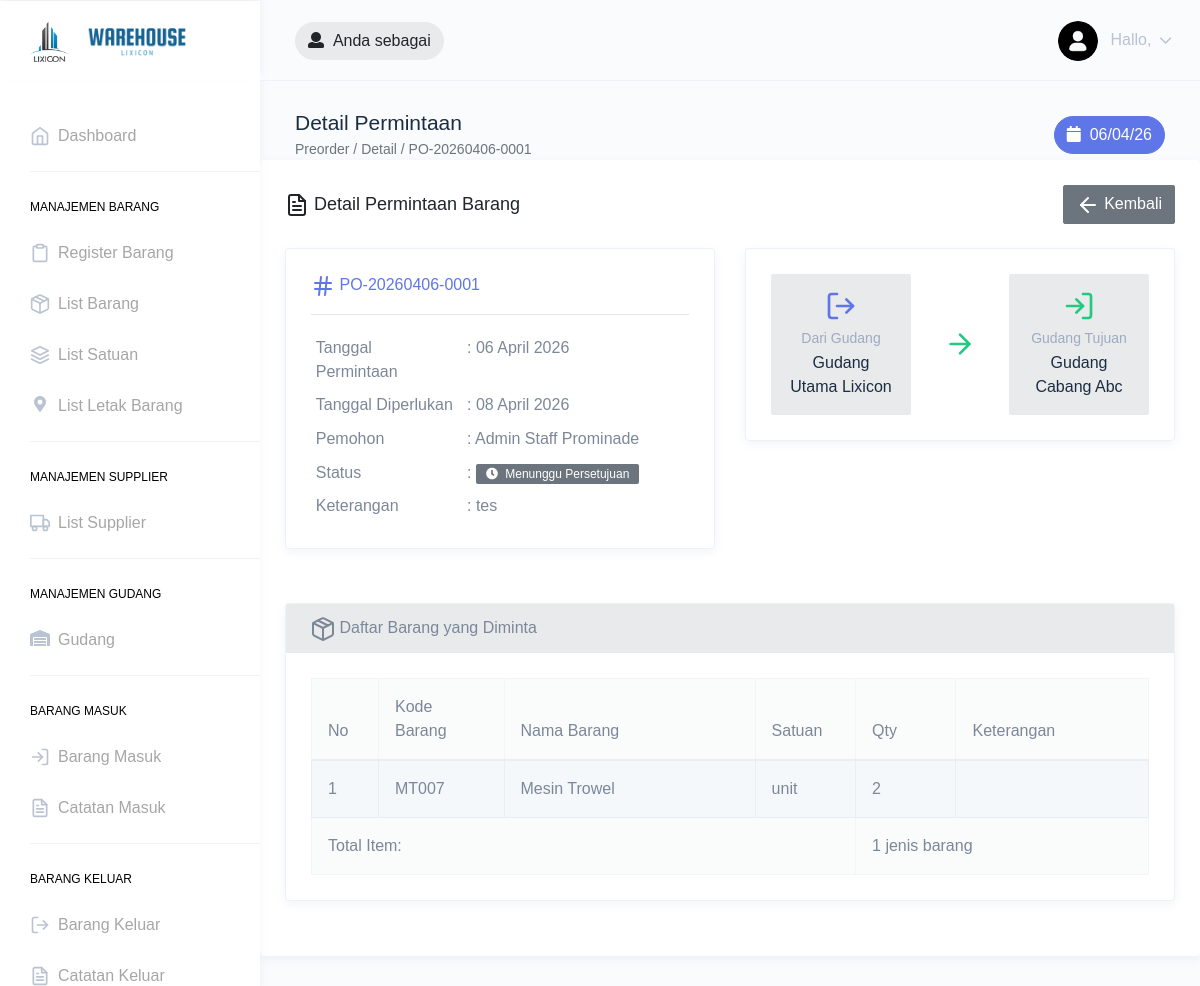
/preorder/detail/22, run on the app's committed database.
### tables this page shows
CREATE TABLE `permintaan_barang` (
  `id` int(11) NOT NULL,
  `kode_permintaan` varchar(30) NOT NULL,
  `id_user` int(11) NOT NULL,
  `id_gudang_asal` int(11) DEFAULT NULL,
  `id_gudang_tujuan` int(11) DEFAULT NULL,
  `tanggal_permintaan` date NOT NULL,
  `tanggal_diperlukan` date NOT NULL,
  `status` enum('menunggu','disetujui','ditolak','surat_jalan','dikirim','selesai','belum_selesai') NOT NULL DEFAULT 'menunggu',
  `keterangan` text DEFAULT NULL,
  `alasan_tolak` text DEFAULT NULL,
  `created_at` datetime DEFAULT current_timestamp(),
  `updated_at` datetime DEFAULT current_timestamp() ON UPDATE current_timestamp()
);

CREATE TABLE `user` (
  `id` int(11) NOT NULL,
  `nama` varchar(50) NOT NULL,
  `email` varchar(50) NOT NULL,
  `password` varchar(255) NOT NULL,
  `telefon` varchar(15) NOT NULL,
  `ktp` varchar(30) NOT NULL,
  `id_gudang` int(11) DEFAULT NULL,
  `role` enum('admin','staff') NOT NULL DEFAULT 'staff',
  `status` enum('aktif','non-aktif') NOT NULL DEFAULT 'aktif'
);

CREATE TABLE `gudang` (
  `id` int(11) NOT NULL,
  `nama` varchar(100) NOT NULL,
  `alamat` varchar(255) DEFAULT NULL,
  `created_at` datetime NOT NULL DEFAULT current_timestamp(),
  `updated_at` datetime DEFAULT NULL ON UPDATE current_timestamp()
);

CREATE TABLE `permintaan_barang_detail` (
  `id` int(11) NOT NULL,
  `id_permintaan` int(11) NOT NULL,
  `id_barang` int(11) NOT NULL,
  `qty` int(11) NOT NULL,
  `keterangan` varchar(255) DEFAULT NULL
);

CREATE TABLE `barang` (
  `id` int(11) NOT NULL,
  `id_supplier` int(11) DEFAULT NULL,
  `id_lokasi` int(11) DEFAULT NULL,
  `nama` varchar(50) NOT NULL,
  `deskripsi` text DEFAULT NULL,
  `qty` int(11) NOT NULL DEFAULT 0 COMMENT 'Total qty di semua gudang',
  `id_satuan` int(11) NOT NULL,
  `image` varchar(255) DEFAULT 'uploads/items/default.png',
  `kode_barang` varchar(255) DEFAULT NULL
);

CREATE TABLE `satuan` (
  `id` int(11) NOT NULL,
  `nama` varchar(30) NOT NULL,
  `status` enum('valid','invalid') NOT NULL DEFAULT 'valid'
);

### application/core/MY_Controller.php (called while the page is built, shortened)
<?php
class MY_Controller extends CI_Controller
{
    public function __construct()
    {
        $model = strtolower(get_class($this));
        if (file_exists(APPPATH . 'models/' . ucfirst($model) . '_model.php')) {
            $this->load->model(ucfirst($model) . '_model', $model, true);
        }
    }
    public function view($data, $openLoginPage = false)
    {
        if ($openLoginPage) {
            $this->load->view('pages/auth/login', $data);
        } else {
            $this->load->view('layouts/dashboard', $data);
        }
    }
}

### application/controllers/Preorder.php (called while the page is built, shortened)
<?php
class Preorder extends MY_Controller
{
    public function detail($id)
    {
        $permintaan = $this->preorderModel->getPermintaanById($id);
        $surat_jalan = $this->suratJalanModel->getSuratJalanByPermintaan($id);
        $surat_jalan_details = null;
        $verifikasi_details = null;
        $data = [
            'title' => 'Detail Permintaan - ' . $permintaan->kode_permintaan,
            'breadcrumb_title' => 'Detail Permintaan',
            'breadcrumb_path' => 'Preorder / Detail / ' . $permintaan->kode_permintaan,
            'page' => 'pages/preorder/detail',
            'permintaan' => $permintaan,
            'details' => $this->preorderModel->getPermintaanDetails($id),
            'surat_jalan' => $surat_jalan,
            'surat_jalan_details' => $surat_jalan_details,
            'verifikasi_details' => $verifikasi_details
        ];
        return $this->view($data);
    }
}

### index.php (called while the page is built, shortened)
<?php
require_once BASEPATH.'core/CodeIgniter.php';

### application/models/Preorder_model.php (called while the page is built, shortened)
<?php
class Preorder_model extends MY_Model
{
    public function getPermintaanById($id)
    {
        return $this->db->select([
            'permintaan_barang.*',
            'ga.nama AS nama_gudang_asal',
            'gt.nama AS nama_gudang_tujuan',
            'user.nama AS nama_user'
        ])
            ->from('permintaan_barang')
            ->join('gudang ga', 'permintaan_barang.id_gudang_asal = ga.id', 'left')
            ->join('gudang gt', 'permintaan_barang.id_gudang_tujuan = gt.id', 'left')
            ->join('user', 'permintaan_barang.id_user = user.id', 'left')
            ->where('permintaan_barang.id', $id)
            ->get()
            ->row();
    }
    public function getPermintaanDetails($id_permintaan)
    {
        return $this->db->select([
            'permintaan_barang_detail.*',
            'barang.kode_barang',
            'barang.nama AS nama_barang',
            'satuan.nama AS nama_satuan'
        ])
            ->from('permintaan_barang_detail')
            ->join('barang', 'permintaan_barang_detail.id_barang = barang.id', 'left')
            ->join('satuan', 'barang.id_satuan = satuan.id', 'left')
            ->where('permintaan_barang_detail.id_permintaan', $id_permintaan)
            ->get()
            ->result();
    }
}

### application/views/pages/preorder/detail.php (the view, shortened to what this page needs)
<div class="row">
    <div class="col-12">
        <div class="card">
            <div class="card-body">
                <div class="d-flex justify-content-between align-items-center mb-4">
                    <h4 class="card-title mb-0">
                        <i data-feather="file-text" class="feather-sm me-2"></i>
                        Detail Permintaan Barang
                    </h4>
                    <a href="<?= base_url('preorder') ?>" class="btn btn-secondary">
                        <i data-feather="arrow-left" class="feather-sm me-1"></i> Kembali
                    </a>
                </div>
                <div class="row mb-4">
                    <div class="col-md-6">
                        <div class="card border">
                            <div class="card-body">
                                <h5 class="card-title text-primary">
                                    <i data-feather="hash" class="feather-sm me-1"></i>
                                    <?= $permintaan->kode_permintaan ?>
                                </h5>
                                <hr>
                                <table class="table table-borderless table-sm mb-0">
                                    <tr>
                                        <td width="40%"><strong>Tanggal Permintaan</strong></td>
                                        <td>:
                                            <?= date('d F Y', strtotime($permintaan->tanggal_permintaan)) ?>
                                        </td>
                                    </tr>
                                    <tr>
                                        <td><strong>Tanggal Diperlukan</strong></td>
                                        <td>:
                                            <?= date('d F Y', strtotime($permintaan->tanggal_diperlukan)) ?>
                                        </td>
                                    </tr>
                                    <tr>
                                        <td><strong>Pemohon</strong></td>
                                        <td>:
                                            <?= $permintaan->nama_user ?? '-' ?>
                                        </td>
                                    </tr>
                                    <tr>
                                        <td><strong>Status</strong></td>
                                        <td>:
                                            <?php
                                            $statusConfig = [
                                                'menunggu' => ['badge' => 'badge-secondary', 'icon' => 'fas fa-clock', 'label' => 'Menunggu Persetujuan'],
                                                'disetujui' => ['badge' => 'badge-info', 'icon' => 'fas fa-check', 'label' => 'Disetujui'],
                                                'ditolak' => ['badge' => 'badge-danger', 'icon' => 'fas fa-times', 'label' => 'Ditolak'],
                                                'surat_jalan' => ['badge' => 'badge-primary', 'icon' => 'fas fa-file-alt', 'label' => 'Surat Jalan Dibuat'],
                                                'dikirim' => ['badge' => 'badge-warning', 'icon' => 'fas fa-shipping-fast', 'label' => 'Sedang Dikirim'],
                                                'selesai' => ['badge' => 'badge-success', 'icon' => 'fas fa-check-circle', 'label' => 'Selesai'],
                                                'belum_selesai' => ['badge' => 'badge-dark', 'icon' => 'fas fa-exclamation-triangle', 'label' => 'Belum Selesai'],
                                            ];
                                            $sc = $statusConfig[$permintaan->status] ?? ['badge' => 'badge-secondary', 'icon' => 'fas fa-question', 'label' => $permintaan->status];
                                            ?>
                                            <span class="badge <?= $sc['badge'] ?>"><i
                                                    class="<?= $sc['icon'] ?> mr-1"></i>
                                                <?= $sc['label'] ?>
                                            </span>
                                        </td>
                                    </tr>
                                    <?php if (!empty($permintaan->keterangan)): ?>
                                        <tr>
                                            <td><strong>Keterangan</strong></td>
                                            <td>:
                                                <?= $permintaan->keterangan ?>
                                            </td>
                                        </tr>
                                    <?php endif; ?>
                                </table>
                            </div>
                        </div>
                    </div>
                    <div class="col-md-6">
                        <div class="card border">
                            <div class="card-body">
                                <div class="row">
                                    <div class="col-5">
                                        <div class="text-center p-3 bg-light rounded">
                                            <i data-feather="log-out" class="text-primary mb-2"
                                                style="width: 32px; height: 32px;"></i>
                                            <h6 class="text-muted mb-1">Dari Gudang</h6>
                                            <strong class="text-dark">
                                                <?= $permintaan->nama_gudang_asal ?? '-' ?>
                                            </strong>
                                        </div>
                                    </div>
                                    <div class="col-2 d-flex align-items-center justify-content-center">
                                        <i data-feather="arrow-right" class="text-success"
                                            style="width: 32px; height: 32px;"></i>
                                    </div>
                                    <div class="col-5">
                                        <div class="text-center p-3 bg-light rounded">
                                            <i data-feather="log-in" class="text-success mb-2"
                                                style="width: 32px; height: 32px;"></i>
                                            <h6 class="text-muted mb-1">Gudang Tujuan</h6>
                                            <strong class="text-dark">
                                                <?= $permintaan->nama_gudang_tujuan ?? '-' ?>
                                            </strong>
                                        </div>
                                    </div>
                                </div>
                            </div>
                        </div>
                    </div>
                </div>
                <div class="card border">
                    <div class="card-header bg-light">
                        <strong><i data-feather="package" class="feather-sm me-1"></i> Daftar Barang yang
                            Diminta</strong>
                    </div>
                    <div class="card-body">
                        <div class="table-responsive">
                            <table class="table table-striped table-bordered mb-0">
                                <thead class="table-light">
                                    <tr>
                                        <th width="8%">No</th>
                                        <th width="15%">Kode Barang</th>
                                        <th width="30%">Nama Barang</th>
                                        <th width="12%">Satuan</th>
                                        <th width="12%">Qty</th>
                                        <th width="23%">Keterangan</th>
                                    </tr>
                                </thead>
                                <tbody>
                                    <?php if (empty($details)): ?>
                                        <tr>
                                            <td colspan="6" class="text-center">Tidak ada data barang</td>
                                        </tr>
                                    <?php else: ?>
                                        <?php $no = 1; ?>
                                        <?php foreach ($details as $item): ?>
                                            <tr>
                                                <td>
                                                    <?= $no++ ?>
                                                </td>
                                                <td>
                                                    <?= $item->kode_barang ?? '-' ?>
                                                </td>
                                                <td>
                                                    <?= $item->nama_barang ?? '-' ?>
                                                </td>
                                                <td>
                                                    <?= $item->nama_satuan ?? '-' ?>
                                                </td>
                                                <td><strong>
                                                        <?= number_format($item->qty) ?>
                                                    </strong></td>
                                                <td>
                                                </td>
                                            </tr>
                                        <?php endforeach; ?>
                                    <?php endif; ?>
                                </tbody>
                                <?php if (!empty($details)): ?>
                                    <tfoot class="table-light">
                                        <tr>
                                            <th colspan="4" class="text-end">Total Item:</th>
                                            <th colspan="2">
                                                <?= count($details) ?> jenis barang
                                            </th>
                                        </tr>
                                    </tfoot>
                                <?php endif; ?>
                            </table>
                        </div>
                    </div>
                </div>
            </div>
        </div>
    </div>
</div>

### data on the page
permintaan_barang: kode_permintaan "PO-20260406-0001", tanggal_permintaan "06 April 2026", tanggal_diperlukan "08 April 2026", id_user.nama "Admin Staff Prominade", status "Menunggu Persetujuan", keterangan "tes", id_gudang_asal.nama "Gudang Utama Lixicon", id_gudang_tujuan.nama "Gudang Cabang Abc"
permintaan_barang_detail: id_barang.kode_barang "MT007", id_barang.nama "Mesin Trowel", satuan.nama "unit", qty "2"

### other printed values
$breadcrumb_title "Detail Permintaan"
$breadcrumb_path "Preorder / Detail / PO-20260406-0001"
count($details) "1"
